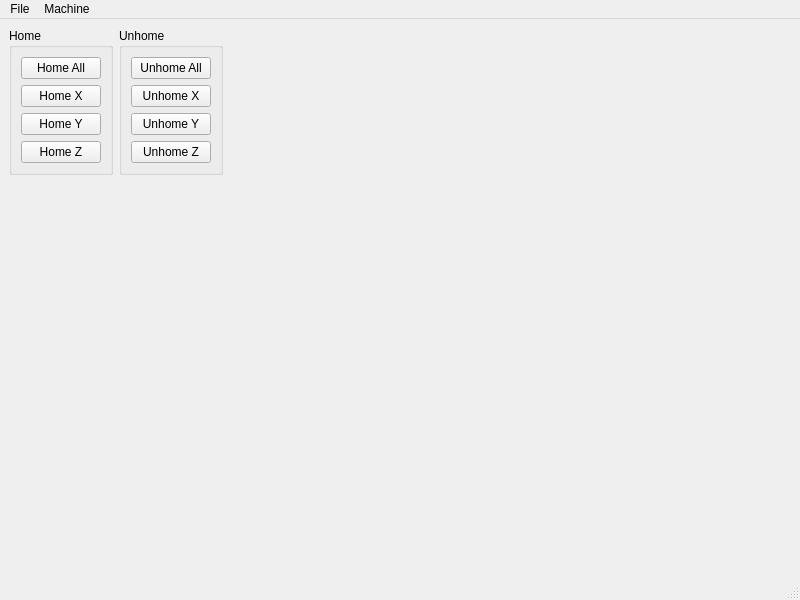
<?xml version="1.0" encoding="UTF-8"?>
<ui version="4.0">
 <class>MainWindow</class>
 <widget class="QMainWindow" name="MainWindow">
  <property name="geometry">
   <rect>
    <x>0</x>
    <y>0</y>
    <width>800</width>
    <height>600</height>
   </rect>
  </property>
  <property name="windowTitle">
   <string>MainWindow</string>
  </property>
  <widget class="QWidget" name="centralwidget">
   <layout class="QGridLayout" name="gridLayout">
    <item row="1" column="0">
     <spacer name="verticalSpacer">
      <property name="orientation">
       <enum>Qt::Vertical</enum>
      </property>
      <property name="sizeHint" stdset="0">
       <size>
        <width>20</width>
        <height>40</height>
       </size>
      </property>
     </spacer>
    </item>
    <item row="0" column="0">
     <widget class="QGroupBox" name="groupBox">
      <property name="title">
       <string>Home</string>
      </property>
      <layout class="QVBoxLayout" name="verticalLayout">
       <item>
        <widget class="QPushButton" name="home_all_pb">
         <property name="text">
          <string>Home All</string>
         </property>
        </widget>
       </item>
       <item>
        <widget class="QPushButton" name="home_pb_0">
         <property name="text">
          <string>Home X</string>
         </property>
        </widget>
       </item>
       <item>
        <widget class="QPushButton" name="home_pb_1">
         <property name="text">
          <string>Home Y</string>
         </property>
        </widget>
       </item>
       <item>
        <widget class="QPushButton" name="home_pb_2">
         <property name="text">
          <string>Home Z</string>
         </property>
        </widget>
       </item>
      </layout>
     </widget>
    </item>
    <item row="0" column="1">
     <widget class="QGroupBox" name="groupBox_2">
      <property name="title">
       <string>Unhome</string>
      </property>
      <layout class="QVBoxLayout" name="verticalLayout_2">
       <item>
        <widget class="QPushButton" name="unhome_all_pb">
         <property name="text">
          <string>Unhome All</string>
         </property>
        </widget>
       </item>
       <item>
        <widget class="QPushButton" name="unhome_pb_0">
         <property name="text">
          <string>Unhome X</string>
         </property>
        </widget>
       </item>
       <item>
        <widget class="QPushButton" name="unhome_pb_1">
         <property name="text">
          <string>Unhome Y</string>
         </property>
        </widget>
       </item>
       <item>
        <widget class="QPushButton" name="unhome_pb_2">
         <property name="text">
          <string>Unhome Z</string>
         </property>
        </widget>
       </item>
      </layout>
     </widget>
    </item>
    <item row="0" column="2">
     <spacer name="horizontalSpacer">
      <property name="orientation">
       <enum>Qt::Horizontal</enum>
      </property>
      <property name="sizeHint" stdset="0">
       <size>
        <width>40</width>
        <height>20</height>
       </size>
      </property>
     </spacer>
    </item>
   </layout>
  </widget>
  <widget class="QMenuBar" name="menubar">
   <property name="geometry">
    <rect>
     <x>0</x>
     <y>0</y>
     <width>800</width>
     <height>24</height>
    </rect>
   </property>
   <widget class="QMenu" name="menuFile">
    <property name="title">
     <string>File</string>
    </property>
   </widget>
   <widget class="QMenu" name="menuMachine">
    <property name="title">
     <string>Machine</string>
    </property>
    <addaction name="actionE_Stop"/>
    <addaction name="actionPower"/>
    <addaction name="actionHoming"/>
    <addaction name="actionUnhoming"/>
   </widget>
   <addaction name="menuFile"/>
   <addaction name="menuMachine"/>
  </widget>
  <widget class="QStatusBar" name="statusbar"/>
  <action name="actionE_Stop">
   <property name="text">
    <string>E Stop</string>
   </property>
  </action>
  <action name="actionPower">
   <property name="text">
    <string>Power</string>
   </property>
  </action>
  <action name="actionHoming">
   <property name="text">
    <string>Homing</string>
   </property>
  </action>
  <action name="actionUnhoming">
   <property name="text">
    <string>Unhoming</string>
   </property>
  </action>
 </widget>
 <resources/>
 <connections/>
</ui>
